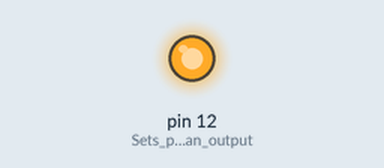
The sketch below on a simulated Arduino Uno, built with avr-gcc and run on an emulated ATmega328P. On the bench: output pins drawn as LEDs (lit = HIGH).

Above: at 0.3 s.
At 6.05 s:
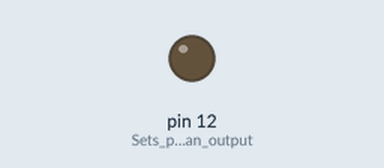
Timing chart, 0 to 6.3 s (numbered marks = the images above):
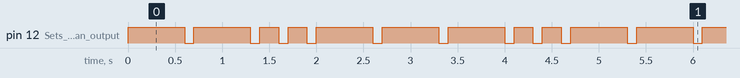

Measured:
- by itself, pin 12 (Sets_pin_12_as_an_output): repeats every 2.7 s: LOW 0.10 s, HIGH 0.60 s, 2 × (LOW 0.10 s, HIGH 0.20 s), 2 × (LOW 0.10 s, HIGH 0.60 s)
- by itself, everything shown: repeats every 2.7 s, in 10 steps

The sketch:

blink.ino
```cpp
void setup() {
  // put your setup code here, to run once:
  pinMode(12, OUTPUT); // Sets pin 12 as an output for this program

}

void loop() {
  // put your main code here, to run repeatedly:
  digitalWrite(12, HIGH); // turns LED on
  delay(600);  // Specifies amount of time to run digitalWrite command
  digitalWrite(12, LOW);  // Turns LED off
  delay(100);   // Specifies amount of time to run digitalWrite command
  digitalWrite(12, HIGH); // turns LED on
  delay(600);  // Specifies amount of time to run digitalWrite command
  digitalWrite(12, LOW);  // Turns LED off
  delay(100);  // Specifies amount of time to run digitalWrite command
  digitalWrite(12, HIGH); // turns LED on
  delay(200);  // Specifies amount of time to run digitalWrite command
  digitalWrite(12, LOW);  // Turns LED off
  delay(100);  // Specifies amount of time to run digitalWrite command
   digitalWrite(12, HIGH); // turns LED on
  delay(200);  // Specifies amount of time to run digitalWrite command
  digitalWrite(12, LOW);  // Turns LED off
  delay(100);  // Specifies amount of time to run digitalWrite command
   digitalWrite(12, HIGH); // turns LED on
  delay(600);  // Specifies amount of time to run digitalWrite command
  digitalWrite(12, LOW);  // Turns LED off
  delay(100);  // Specifies amount of time to run digitalWrite command
}
```
